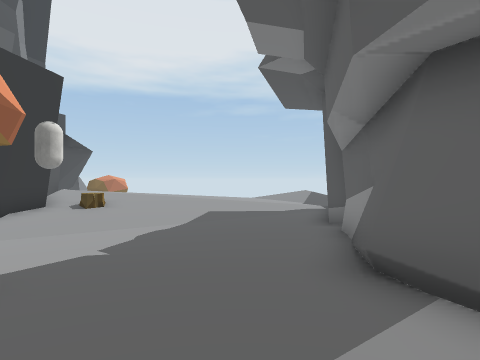
[1] (above)

12 first-person views from a walk through a 3-D level made in the Unity game engine. The camera is 1.4 m above the floor, looks level and sees 80° across. The floor is counted in squares, 2 m on a side. Each view is taken from the middle of a square. On the plan, view 1 faces up. The plan holds only what a view shows up to about 10 squares ahead; the rest is blank. The place goes on beyond the plan. Some surface patterns are stand-ins.

[2]
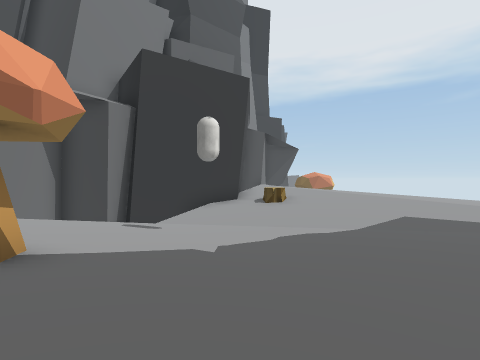

[3]
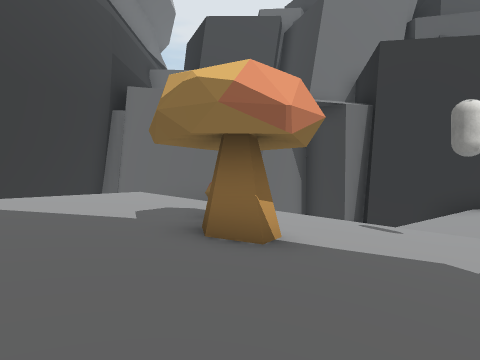

[4]
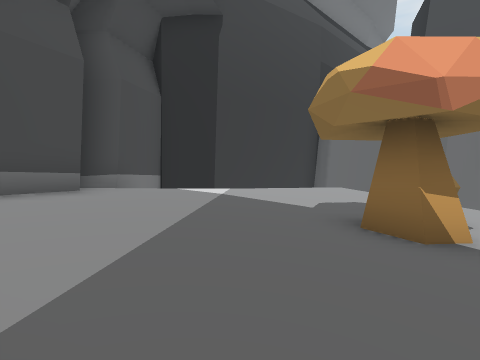

[5]
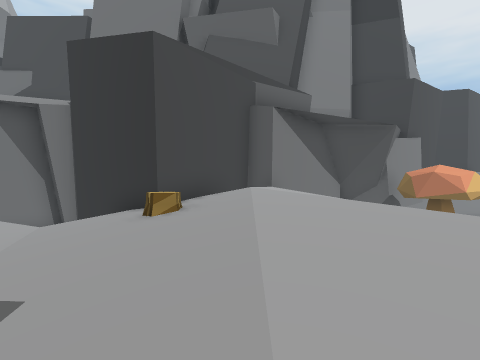

[6]
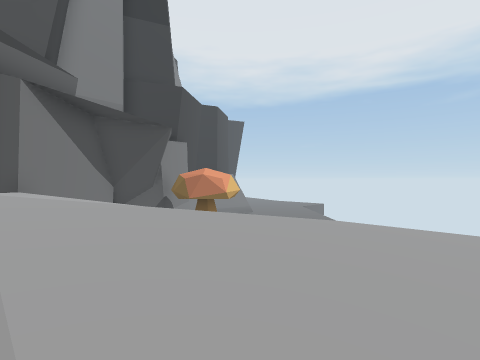

[7]
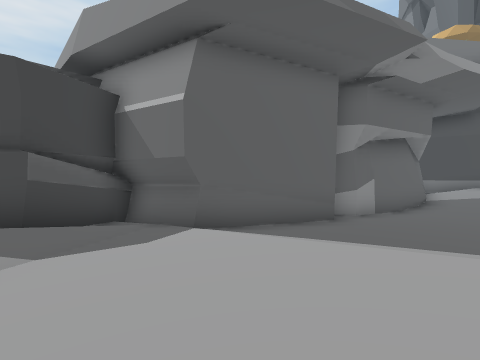

[8]
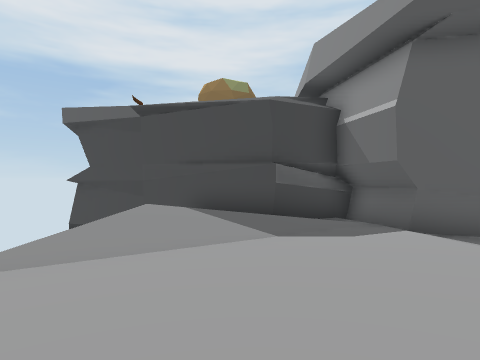

[9]
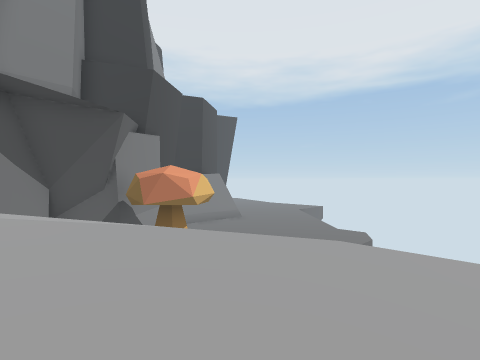

[10]
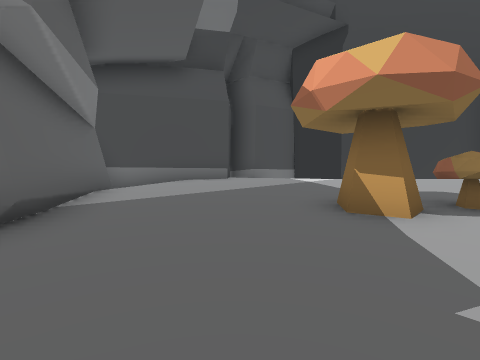

[11]
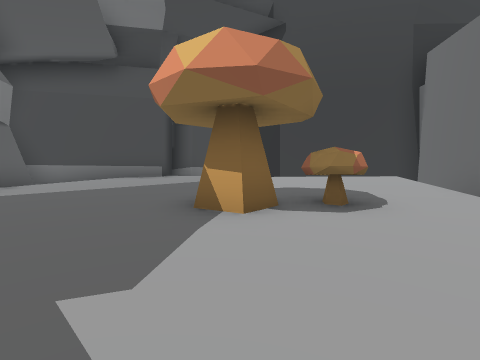

[12]
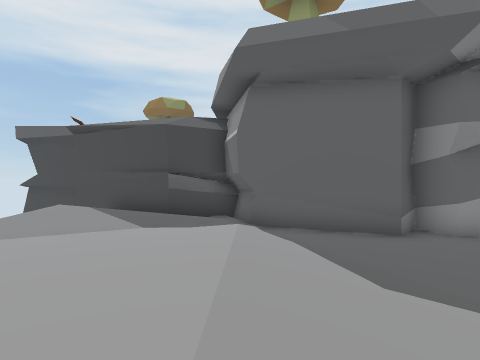

### Floor plan
Key: @ floor where view 1 was taken; # wall or solid block; . main floor; : floor 0.25 m higher than the main floor; - floor 0.25 m lower than the main floor; + floor 0.5 m higher than the main floor; _ floor 0.5 m lower than the main floor; * floor 0.75 m higher than the main floor; % floor 1 m higher than the main floor; & floor 1.25 m higher than the main floor; / step, stairs or slope; ^ raised ledge; v drop or lower ground; S stump.
Columns run from 10 left of view 1 to 6 right of it. Each row starts with its distance up from view 1.
 18 v  #
 17 ####  v/./
 16 #v#v.::::::./*  #
 15 #v  :+++++::./*/#
 14 #v v****++::./+##
 13  vvv%%%**++::.+##
 12   #&&%%**++::...#
 11   vv&%%**+++::/##
 10    #**++:::...##
  9    v#S:...--.##
  8    #...-----.#
  7   v#--__----.#
  6  ## ____----.#
  5  #v __------##
  4  #  ---.....#
  3  ## :....:::#
  2   ##+:^#:::+#
  1    #*+++++++#
  0   ^v%*****@*#
 -1   #vv%%%%%%%/
 -2   #  vv/%%%%##
 -3   ####v #####
 -4       v###

Where each view was taken, in squares from view 1:
view 1: 0 up, 0 right, facing up
view 2: 2 up, 1 right, facing up-left
view 3: 2 up, 1 right, facing left
view 4: 3 up, 1 right, facing down-left
view 5: 11 up, 1 right, facing left
view 6: 11 up, 0 right, facing up-left
view 7: 14 up, 1 left, facing down-right
view 8: 14 up, 2 left, facing right
view 9: 13 up, 1 left, facing up-left
view 10: 6 up, 1 left, facing down
view 11: 6 up, 3 left, facing down
view 12: 11 up, 4 left, facing right
